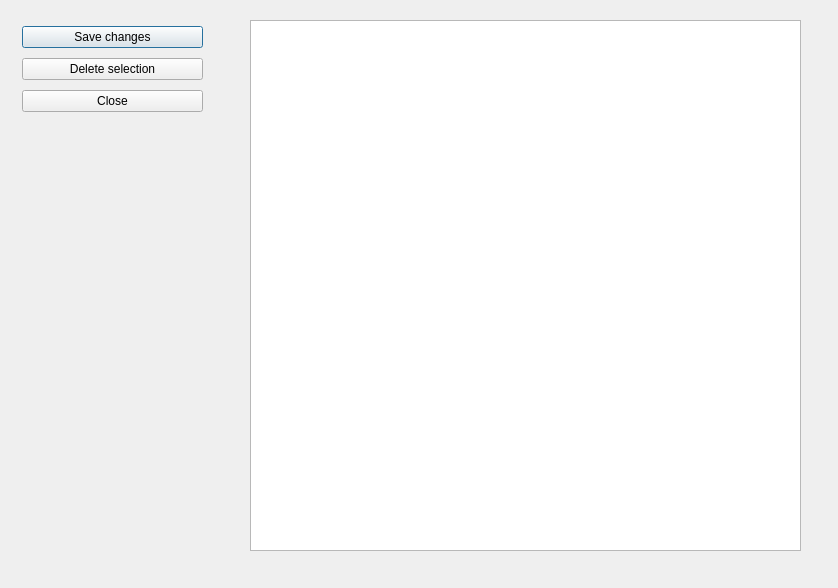
<?xml version="1.0" encoding="UTF-8"?>
<ui version="4.0">
 <class>QtListPopupDialog</class>
 <widget class="QDialog" name="QtListPopupDialog">
  <property name="geometry">
   <rect>
    <x>0</x>
    <y>0</y>
    <width>838</width>
    <height>588</height>
   </rect>
  </property>
  <property name="windowTitle">
   <string>Dialog</string>
  </property>
  <widget class="QTableWidget" name="tShowTrackingEntries">
   <property name="geometry">
    <rect>
     <x>250</x>
     <y>20</y>
     <width>551</width>
     <height>531</height>
    </rect>
   </property>
  </widget>
  <widget class="QWidget" name="">
   <property name="geometry">
    <rect>
     <x>22</x>
     <y>22</y>
     <width>181</width>
     <height>95</height>
    </rect>
   </property>
   <layout class="QVBoxLayout" name="verticalLayout">
    <item>
     <widget class="QPushButton" name="bEditEntry">
      <property name="text">
       <string>Save changes</string>
      </property>
     </widget>
    </item>
    <item>
     <widget class="QPushButton" name="bDeleteEntry">
      <property name="text">
       <string>Delete selection</string>
      </property>
     </widget>
    </item>
    <item>
     <widget class="QPushButton" name="bCloseListPopup">
      <property name="text">
       <string>Close</string>
      </property>
     </widget>
    </item>
   </layout>
  </widget>
 </widget>
 <resources/>
 <connections/>
</ui>
